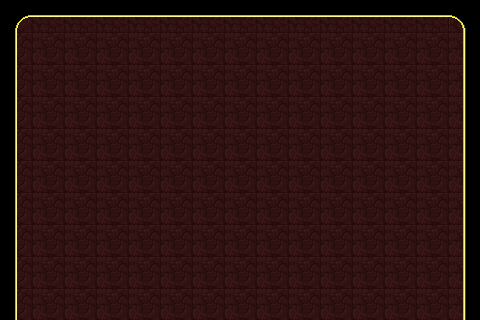

Rendered tile map (Tiled .tmx) drawn with the repository's tilesets; below, a short description and the full map source, tile grids included:
An orthogonal 15x10 tile map with 32x32 px tiles, 1 tile layer (Map).

<map version="1.2" tiledversion="1.2.4" orientation="orthogonal" renderorder="right-down" width="15" height="10" tilewidth="32" tileheight="32" infinite="0" nextlayerid="4" nextobjectid="1">
 <tileset firstgid="1" source="tiles.tsx" />
 <layer id="3" name="Map" width="15" height="10">
  <data encoding="csv">
98,100,100,100,100,100,100,100,100,100,100,100,100,100,99,
97,102,102,102,102,102,102,102,102,102,102,102,102,102,101,
97,102,102,102,102,102,102,102,102,102,102,102,102,102,101,
97,102,102,102,102,102,102,102,102,102,102,102,102,102,101,
97,102,102,102,102,102,102,102,102,102,102,102,102,102,101,
97,102,102,102,102,102,102,102,102,102,102,102,102,102,101,
97,102,102,102,102,102,102,102,102,102,102,102,102,102,101,
97,102,102,102,102,102,102,102,102,102,102,102,102,102,101,
97,102,102,102,102,102,102,102,102,102,102,102,102,102,101,
97,102,102,102,102,102,102,102,102,102,102,102,102,102,101
</data>
 </layer>
</map>
